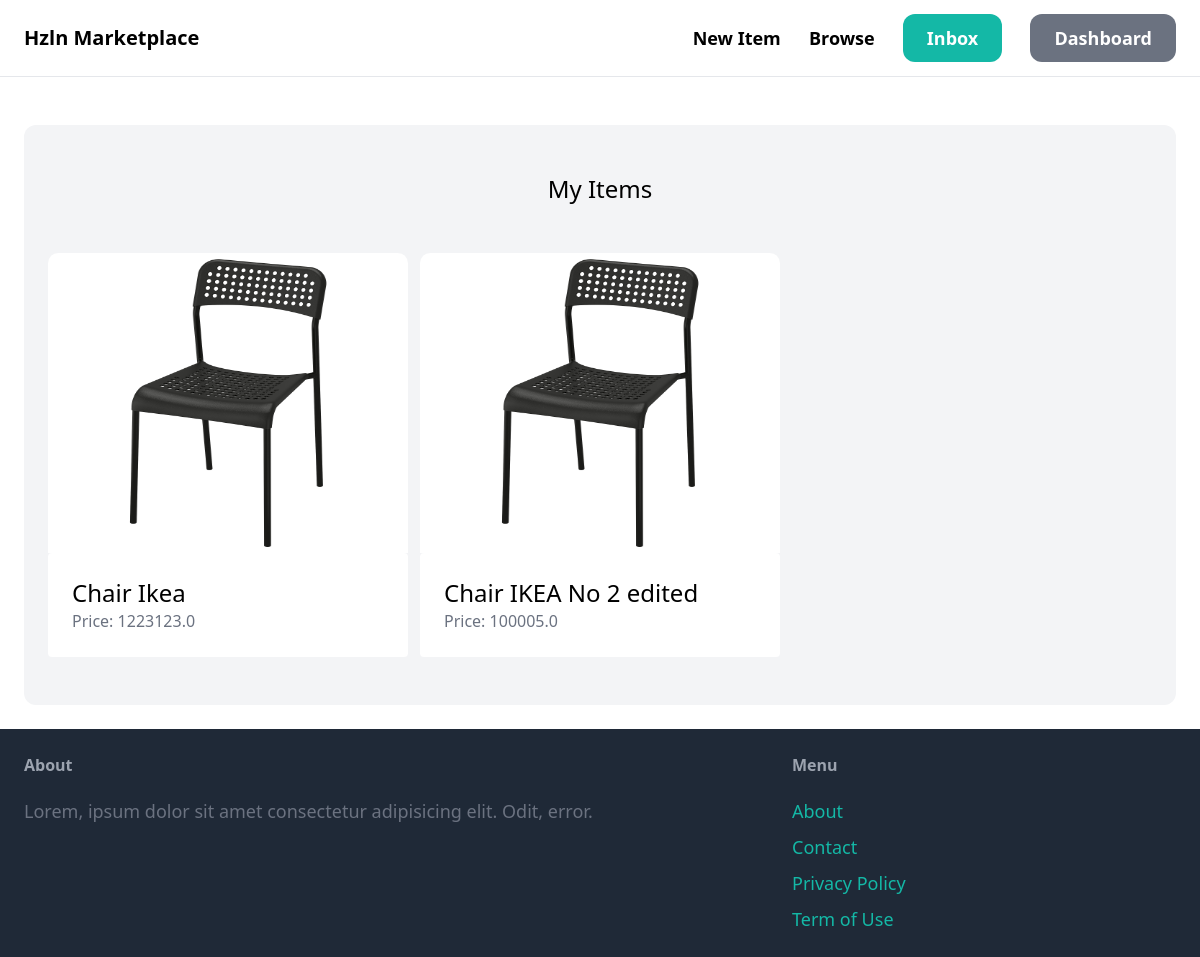
The app's page /dashboard/ (signed in) with its own data.
### item/models.py (models this page shows, shortened)
class Item(models.Model):
    category = models.ForeignKey(Category, related_name='items', on_delete=models.CASCADE)
    name = models.CharField(max_length=255)
    description = models.TextField(blank=True, null=True)
    price = models.FloatField()
    image = models.ImageField(upload_to='items_images', blank=True, null=True)
    is_sold = models.BooleanField(default=False)
    created_by = models.ForeignKey(User, related_name='items', on_delete=models.CASCADE)
    created_at = models.DateTimeField(auto_now_add=True)

### dashboard/views.py (the view)
# urls.py: path('', views.index, name='index'),
@login_required
def index(request):
    items = Item.objects.filter(created_by=request.user)
    return render(request, 'dashboard/index.html', {
        'items': items,
    })

### dashboard/templates/dashboard/index.html (shortened to what this page needs)
{% extends 'core/base.html' %}
{% block content %}
<div class="mt-6 px-6 py-12 bg-gray-100 rounded-xl">
    <h2 class="mb-12 text-2xl text-center">
        My Items
    </h2>
    <div class="grid grid-cols-3 gap-3">
        {% for item in items %}
        <div>
            <a href="{% url 'item:detail' item.id %}">
                <div>
                    <img src="{{ item.image.url }}" class="rounded-t-[0.625rem] h-[300px] rounded-b-none w-full">
                </div>
                <div class="p-6 bg-white rounded ">
                    <h2 class="text-2xl">
                        {{ item.name }}
                    </h2>
                    <p class="text-gray-500">
                        Price: {{ item.price }}
                    </p>
                </div>
            </a>
        </div>
        {% endfor %}
    </div>
</div>
{% endblock %}

### records on screen
Item: image (picture), name "Chair Ikea", price "1223123.0"
Item: image (picture), name "Chair IKEA No 2 edited", price "100005.0"
